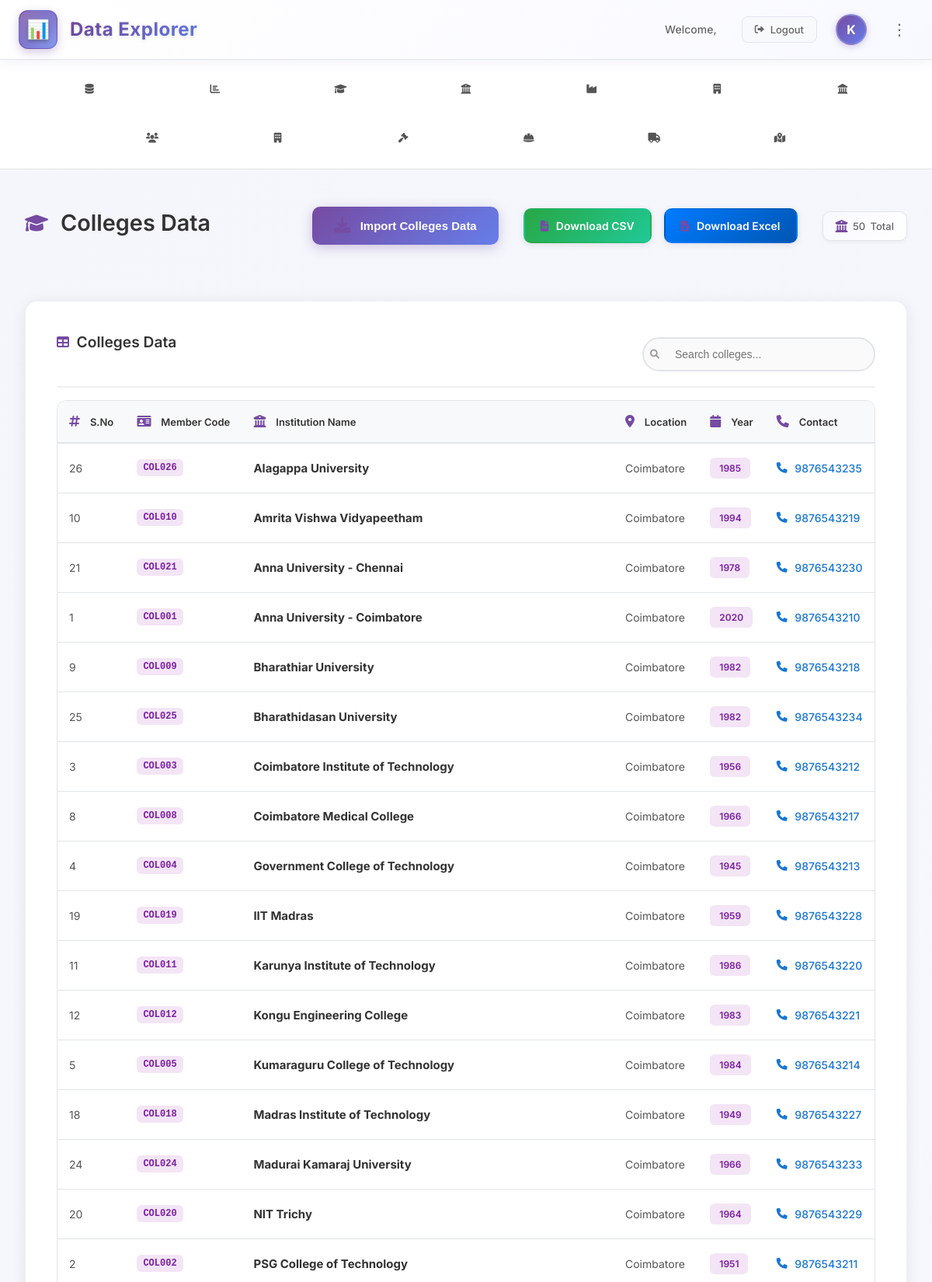
Screenshot of /colleges (upper part) with the database file from the repository.
### tables this page shows
CREATE TABLE colleges (
                id INTEGER PRIMARY KEY AUTOINCREMENT,
                s_no TEXT,
                member_code TEXT UNIQUE,
                institution_name TEXT NOT NULL,
                year_established TEXT,
                contact_no TEXT,
                created_at TIMESTAMP DEFAULT CURRENT_TIMESTAMP,
                updated_at TIMESTAMP DEFAULT CURRENT_TIMESTAMP
            );

### app.py (the view)
@app.route('/colleges')
def colleges():
    conn = sqlite3.connect('users.db')
    cursor = conn.cursor()
    cursor.execute('SELECT id, s_no, member_code, institution_name, year_established, contact_no, created_at FROM colleges ORDER BY institution_name')
    colleges_data = cursor.fetchall()
    conn.close()
    colleges_list = []
    for row in colleges_data:
        college_dict = {
            'id': row[0],
            's_no': row[1],
            'member_code': row[2],
            'institution_name': row[3],
            'year_established': row[4],
            'contact_no': row[5],
            'created_at': row[6]
        }
        colleges_list.append(college_dict)
    return render_template('colleges.html', colleges=colleges_list)

### templates/colleges.html (shortened to what this page needs)
{% extends "base.html" %}
{% block content %}
<div class="dashboard-container">
    <header class="main-header">
        <div class="header-left">
            <a href="{{ url_for('in_data') }}" class="logo-link">
            <div class="logo">
                <div class="logo-icon"></div>
            </div>
            <h1 class="app-title">Data Explorer</h1></a>
        </div>
        <div class="header-right">
            <div class="user-info">
                <span class="welcome-text">Welcome, {{ session.username }}</span>
                <a href="{{ url_for('logout') }}" class="logout-btn">
                    <i class="fas fa-sign-out-alt"></i>
                    Logout
                </a>
            </div>
            <div class="user-avatar">K</div>
            <div class="menu-icon">⋮</div>
        </div>
    </header>
    <nav class="main-nav">
        <ul class="nav-list">
            <li class="nav-item">
                <a href="{{ url_for('in_data') }}">
                    <i class="fas fa-database"></i>
                </a>
            </li>
            <li class="nav-item">
                <a href="{{ url_for('bai_members') }}">
                    <i class="fas fa-chart-bar"></i>
                </a>
            </li>
            <li class="nav-item">
                <a href="{{ url_for('colleges') }}">
                    <i class="fas fa-graduation-cap"></i>
                </a>
            </li>
            <li class="nav-item">
                <a href="{{ url_for('edu_list_tn') }}">
                    <i class="fas fa-university"></i>
                </a>
            </li>
            <li class="nav-item">
                <a href="{{ url_for('iia_cbe') }}">
                    <i class="fas fa-industry"></i>
                </a>
            </li>
            <li class="nav-item">
                <a href="{{ url_for('cozcena') }}">
                    <i class="fas fa-building"></i>
                </a>
            </li>
            <li class="nav-item">
                <a href="{{ url_for('sr_office') }}">
                    <i class="fas fa-landmark"></i>
                </a>
            </li>
            <li class="nav-item">
                <a href="{{ url_for('tcea_members') }}">
                    <i class="fas fa-users"></i>
                </a>
            </li>
            <li class="nav-item">
                <a href="{{ url_for('credai_members') }}">
                    <i class="fas fa-building"></i>
                </a>
            </li>
            <li class="nav-item">
                <a href="{{ url_for('rera_agents') }}">
                    <i class="fas fa-gavel"></i>
                </a>
            </li>
            <li class="nav-item">
                <a href="{{ url_for('ccmc_contractors') }}">
                    <i class="fas fa-hard-hat"></i>
                </a>
            </li>
            <li class="nav-item">
                <a href="#" onclick="alert('Eway Data coming soon!')">
                    <i class="fas fa-truck"></i>
                </a>
            </li>
            <li class="nav-item">
                <a href="{{ url_for('cbe_wards') }}">
                    <i class="fas fa-map-marked-alt"></i>
                </a>
            </li>        </ul>
    </nav>
    <main class="main-content">
        <div class="content-header">
            <div class="header-content">
                <h2><i class="fas fa-graduation-cap"></i> Colleges Data</h2>
                <div class="header-actions">
                    <button id="importBtn" class="import-btn">
                        <i class="fas fa-download"></i>
                        Import Colleges Data
                    </button>
                    <div class="download-buttons">
                        <a href="{{ url_for('download_colleges_csv') }}" class="download-btn csv-btn">
                            <i class="fas fa-file-csv"></i>
                            Download CSV
                        </a>
                        <a href="{{ url_for('download_colleges_excel') }}" class="download-btn excel-btn">
                            <i class="fas fa-file-excel"></i>
                            Download Excel
                        </a>
                    </div>
                    <div class="stats">
                        <span class="stat-item">
                            <i class="fas fa-university"></i>
                            <span id="totalColleges">{{ colleges|length }}</span> Total
                        </span>
                    </div>
                </div>
            </div>
        </div>
        <div class="table-section">
            <div class="table-header">
                <h3><i class="fas fa-table"></i> Colleges Data</h3>
                <div class="table-controls">
                    <div class="search-box">
                        <i class="fas fa-search"></i>
                        <input type="text" id="searchInput" placeholder="Search colleges...">
                    </div>
                </div>
            </div>
            <div class="table-container">
                {% if colleges %}
                <table class="colleges-table">
                    <thead>
                        <tr>
                            <th><i class="fas fa-hashtag"></i> S.No</th>
                            <th><i class="fas fa-id-card"></i> Member Code</th>
                            <th><i class="fas fa-university"></i> Institution Name</th>
                            <th><i class="fas fa-map-marker-alt"></i> Location</th>
                            <th><i class="fas fa-calendar"></i> Year</th>
                            <th><i class="fas fa-phone"></i> Contact</th>
                        </tr>
                    </thead>
                    <tbody>
                        {% for college in colleges %}
                        <tr>
                            <td>{{ college.s_no or loop.index }}</td>
                            <td><span class="member-code">{{ college.member_code or 'N/A' }}</span></td>
                            <td>
                                <div class="institution-info">
                                    <strong>{{ college.institution_name or 'N/A' }}</strong>
                                </div>
                            </td>
                            <td>
                                {% if college.institution_name %}
                                    {% set location_parts = college.institution_name.split(',') %}
                                    {% if location_parts|length > 1 %}
                                        {{ location_parts[-1].strip() }}
                                    {% else %}
                                        Coimbatore
                                    {% endif %}
                                {% else %}
                                    N/A
                                {% endif %}
                            </td>
                            <td><span class="year-badge">{{ college.year_established or 'N/A' }}</span></td>
                            <td>
                                {% if college.contact_no %}
                                <a href="tel:{{ college.contact_no }}" class="contact-link">
                                    <i class="fas fa-phone"></i>
                                    {{ college.contact_no }}
                                </a>
                                {% else %}
                                <span class="no-data">No contact</span>
                                {% endif %}
                            </td>
                        </tr>
                        {% endfor %}
                    </tbody>
                </table>
                {% else %}
                <div class="empty-state">
                    <i class="fas fa-university"></i>
                    <h3>No Colleges Data</h3>
                    <p>No colleges data available. Please import the data first.</p>
                </div>
                {% endif %}
            </div>
        </div>
    </main>
</div>
{% endblock %}

### templates/base.html (shortened to what this page needs)
<!DOCTYPE html>
<html lang="en">
<head>
    <link rel="stylesheet" href="{{ url_for('static', filename='css/style.css') }}">
    <link href="https://cdnjs.cloudflare.com/ajax/libs/font-awesome/6.0.0/css/all.min.css" rel="stylesheet">
</head>
<body>
    {% block content %}{% endblock %}
</body>
</html>

### templates/base.html (style rules this page uses)
body { font-family: 'Inter', -apple-system, BlinkMacSystemFont, 'Segoe UI', Roboto, sans-serif; }

### rows the page displays
colleges: s_no "26", member_code "COL026", institution_name "Alagappa University", shows "Coimbatore", year_established "1985", contact_no "9876543235"
colleges: s_no "10", member_code "COL010", institution_name "Amrita Vishwa Vidyapeetham", shows "Coimbatore", year_established "1994", contact_no "9876543219"
colleges: s_no "21", member_code "COL021", institution_name "Anna University - Chennai", shows "Coimbatore", year_established "1978", contact_no "9876543230"
colleges: s_no "1", member_code "COL001", institution_name "Anna University - Coimbatore", year_established "2020", contact_no "9876543210"
colleges: s_no "9", member_code "COL009", institution_name "Bharathiar University", shows "Coimbatore", year_established "1982", contact_no "9876543218"
colleges: s_no "25", member_code "COL025", institution_name "Bharathidasan University", shows "Coimbatore", year_established "1982", contact_no "9876543234"
colleges: s_no "3", member_code "COL003", institution_name "Coimbatore Institute of Technology", year_established "1956", contact_no "9876543212"
colleges: s_no "8", member_code "COL008", institution_name "Coimbatore Medical College", year_established "1966", contact_no "9876543217"
colleges: s_no "4", member_code "COL004", institution_name "Government College of Technology", shows "Coimbatore", year_established "1945", contact_no "9876543213"
colleges: s_no "19", member_code "COL019", institution_name "IIT Madras", shows "Coimbatore", year_established "1959", contact_no "9876543228"
colleges: s_no "11", member_code "COL011", institution_name "Karunya Institute of Technology", shows "Coimbatore", year_established "1986", contact_no "9876543220"
colleges: s_no "12", member_code "COL012", institution_name "Kongu Engineering College", shows "Coimbatore", year_established "1983", contact_no "9876543221"
colleges: s_no "5", member_code "COL005", institution_name "Kumaraguru College of Technology", shows "Coimbatore", year_established "1984", contact_no "9876543214"
colleges: s_no "18", member_code "COL018", institution_name "Madras Institute of Technology", shows "Coimbatore", year_established "1949", contact_no "9876543227"
colleges: s_no "24", member_code "COL024", institution_name "Madurai Kamaraj University", shows "Coimbatore", year_established "1966", contact_no "9876543233"
colleges: s_no "20", member_code "COL020", institution_name "NIT Trichy", shows "Coimbatore", year_established "1964", contact_no "9876543229"
colleges: s_no "2", member_code "COL002", institution_name "PSG College of Technology", shows "Coimbatore", year_established "1951", contact_no "9876543211"

### other values shown
{{ colleges|length }} "50"
